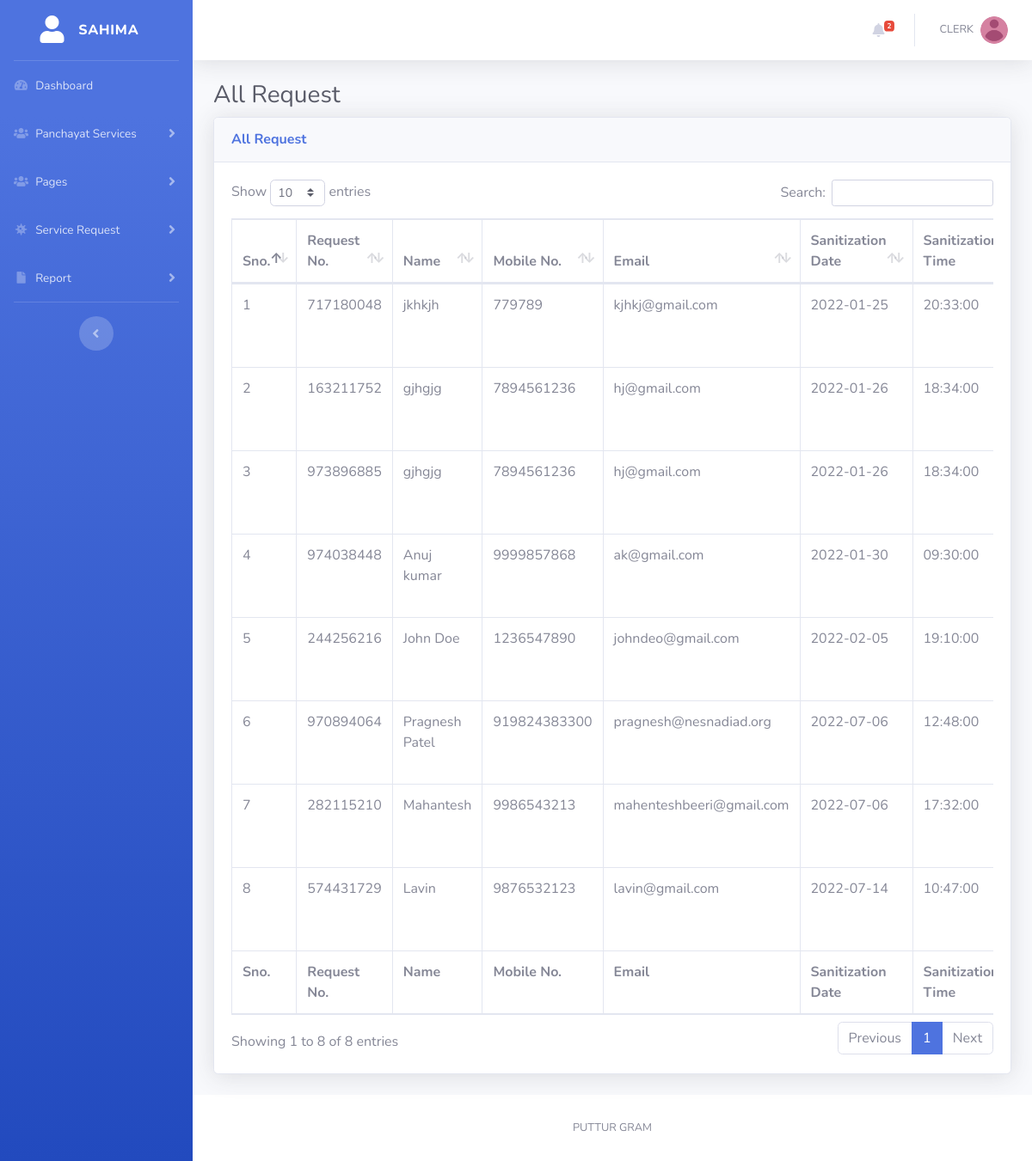
Screenshot of /admin/all-request.php (signed in) with the database file from the repository.
### tables this page shows
CREATE TABLE `tblrequest` (
  `ID` int(5) NOT NULL,
  `ServiceID` int(10) DEFAULT NULL,
  `RequestID` int(10) DEFAULT NULL,
  `Name` varchar(200) DEFAULT NULL,
  `Email` varchar(200) DEFAULT NULL,
  `DateofSanitization` date DEFAULT NULL,
  `TimeofSanitization` time DEFAULT NULL,
  `Address` varchar(200) DEFAULT NULL,
  `MobileNumber` bigint(10) DEFAULT NULL,
  `State` varchar(200) DEFAULT NULL,
  `City` varchar(200) DEFAULT NULL,
  `Message` mediumtext DEFAULT NULL,
  `RequestDate` timestamp NULL DEFAULT current_timestamp(),
  `Remark` varchar(200) DEFAULT NULL,
  `Status` varchar(200) DEFAULT NULL,
  `UpdationDate` timestamp NULL DEFAULT current_timestamp()
);

### admin/all-request.php (the view, shortened to what this page needs)
<?php session_start();
include_once('includes/config.php');
if (strlen($_SESSION['aid']==0)) {
  header('location:logout.php');
  } else{
?>
<!DOCTYPE html>
<html lang="en">
<head>
    <link href="vendor/fontawesome-free/css/all.min.css" rel="stylesheet" type="text/css">
    <link href="css/sb-admin-2.min.css" rel="stylesheet">
    <link href="vendor/datatables/dataTables.bootstrap4.min.css" rel="stylesheet">
</head>
<body id="page-top">
    <div id="wrapper">
  <?php include_once('includes/sidebar.php');?>
        <div id="content-wrapper" class="d-flex flex-column">
            <div id="content">
<?php include_once('includes/topbar.php');?>
                <div class="container-fluid">
                    <h1 class="h3 mb-2 text-gray-800">All Request</h1>
                    <div class="card shadow mb-4">
                        <div class="card-header py-3">
                            <h6 class="m-0 font-weight-bold text-primary">All Request</h6>
                        </div>
                        <div class="card-body">
                            <div class="table-responsive">
                                <form name="assignto" method="post">
                    <table class="table table-bordered" id="dataTable" width="100%" cellspacing="0">
                                    <thead>
                                        <tr>
                                            <th>Sno.</th>
                                            <th>Request No.</th>
                                            <th>Name</th>
                                            <th>Mobile No.</th>
                                            <th>Email</th>
                                            <th>Sanitization Date</th>
                                            <th>Sanitization Time</th>
                                        </tr>
                                    </thead>
                                      <tfoot>
                                            <tr>
                                            <th>Sno.</th>
                                            <th>Request No.</th>
                                            <th>Name</th>
                                            <th>Mobile No.</th>
                                            <th>Email</th>
                                            <th>Sanitization Date</th>
                                            <th>Sanitization Time</th>
                                        </tr>
                                    </tfoot>
                                    <tbody>
<?php $query=mysqli_query($con,"select * from tblrequest");
$cnt=1;
while($row=mysqli_fetch_array($query)){
?>
                                        <tr>
                                            <td><?php echo $cnt;?></td>
                                            <td><?php echo $row['RequestID'];?></td>
                                            <td><?php echo $row['Name'];?></td>
                                            <td><?php echo $row['MobileNumber'];?></td>
                                            <td><?php echo $row['Email'];?></td>
                                            <td><?php echo $row['DateofSanitization'];?></td>
                                            <td><?php echo $row['TimeofSanitization'];?></td>
                                        </tr>
<?php $cnt++;} ?>
                                    </tbody>
                                </table>
                                     </form>
                            </div>
                        </div>
                    </div>
                </div>
            </div>
    <?php include_once('includes/footer.php');?>
        </div>
    </div>
</body>
</html>
<?php } ?>

### admin/includes/topbar.php (shortened to what this page needs)
      <nav class="navbar navbar-expand navbar-light bg-white topbar mb-4 static-top shadow">
            <?php if($_SESSION['aid']):?>
                    <ul class="navbar-nav ml-auto">
<?php $query=mysqli_query($con,"select * from tblrequest where Status is null");
$count=mysqli_num_rows($query);
?>
                        <li class="nav-item dropdown no-arrow mx-1">
                            <a class="nav-link dropdown-toggle" href="#" id="alertsDropdown" role="button"
                                data-toggle="dropdown" aria-haspopup="true" aria-expanded="false">
                                <i class="fas fa-bell fa-fw"></i>
                                <span class="badge badge-danger badge-counter"><?php echo $count;?></span>
                            </a>
                        </li>
                        <li class="nav-item dropdown no-arrow">
                            <a class="nav-link dropdown-toggle" href="#" id="userDropdown" role="button"
                                data-toggle="dropdown" aria-haspopup="true" aria-expanded="false">
                <?php
$adid=$_SESSION['aid'];
$ret1=mysqli_query($con,"select AdminName from tbladmin where ID='$adid'");
while($row1=mysqli_fetch_array($ret1)){
?>
                                <span class="mr-2 d-none d-lg-inline text-gray-600 small"><?php  echo $row1['AdminName'];?></span>
                           <?php } ?>
                                <img class="img-profile rounded-circle"
                                    src="img/image.png">
                            </a>
                        </li>
                    </ul>
                <?php endif;?>
                </nav>

### rows the page displays
tblrequest: RequestID "717180048", Name "jkhkjh", MobileNumber "779789", Email "kjhkj@gmail.com", DateofSanitization "2022-01-25", TimeofSanitization "20:33:00"
tblrequest: RequestID "163211752", Name "gjhgjg", MobileNumber "7894561236", Email "hj@gmail.com", DateofSanitization "2022-01-26", TimeofSanitization "18:34:00"
tblrequest: RequestID "973896885", Name "gjhgjg", MobileNumber "7894561236", Email "hj@gmail.com", DateofSanitization "2022-01-26", TimeofSanitization "18:34:00"
tblrequest: RequestID "974038448", Name "Anuj kumar", MobileNumber "9999857868", Email "ak@gmail.com", DateofSanitization "2022-01-30", TimeofSanitization "09:30:00"
tblrequest: RequestID "244256216", Name "John Doe", MobileNumber "1236547890", Email "johndeo@gmail.com", DateofSanitization "2022-02-05", TimeofSanitization "19:10:00"
tblrequest: RequestID "970894064", Name "Pragnesh Patel", MobileNumber "919824383300", Email "pragnesh@nesnadiad.org", DateofSanitization "2022-07-06", TimeofSanitization "12:48:00"
tblrequest: RequestID "282115210", Name "Mahantesh", MobileNumber "9986543213", Email "mahenteshbeeri@gmail.com", DateofSanitization "2022-07-06", TimeofSanitization "17:32:00"
tblrequest: RequestID "574431729", Name "Lavin", MobileNumber "9876532123", Email "lavin@gmail.com", DateofSanitization "2022-07-14", TimeofSanitization "10:47:00"

### other values shown
$count "2"
$row1['AdminName'] "CLERK"
